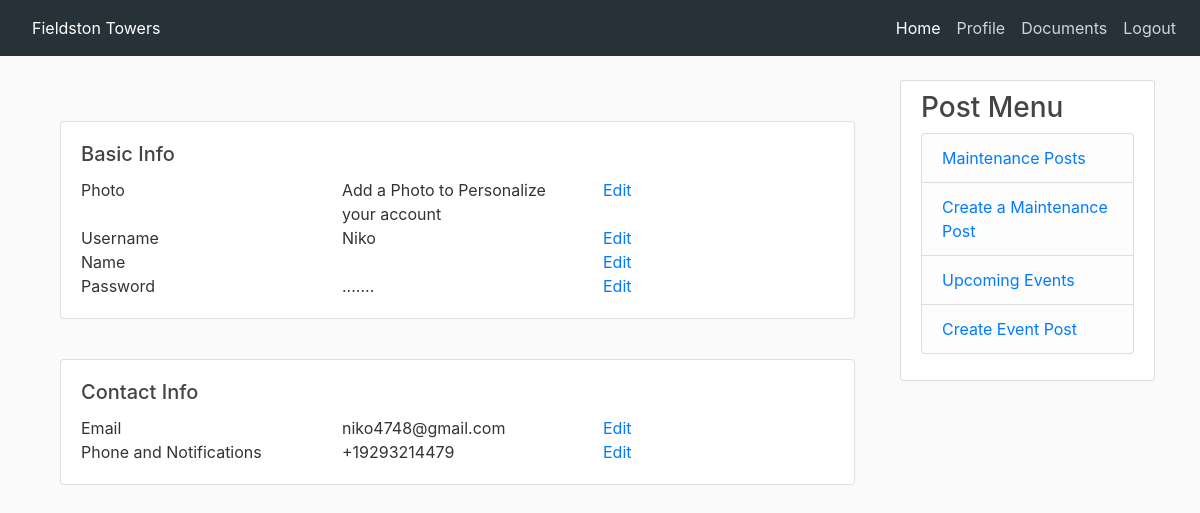
The page /edit_profile (signed in) on the database as committed earlier.
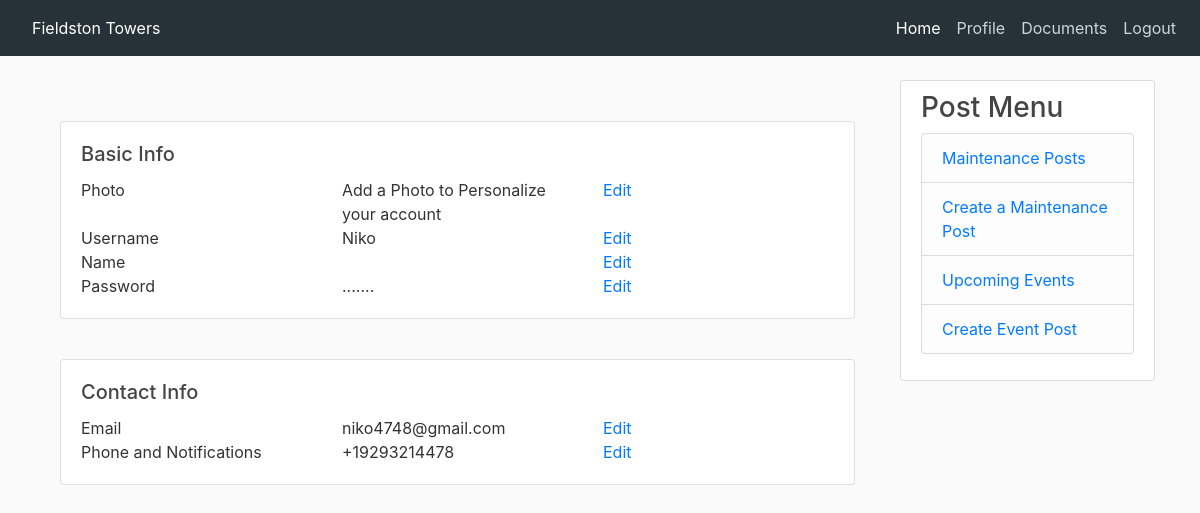
The same page on the database as committed later.
### app/models.py (models this page shows, shortened)
class User(UserMixin, db.Model):
    id = db.Column(db.Integer, primary_key=True)
    username = db.Column(db.String(20), unique=True, nullable=False)
    first_name = db.Column(db.String(60), nullable=False)
    last_name = db.Column(db.String(60), nullable=False)
    phone_number = db.Column(db.String())
    email = db.Column(db.String(120), unique=True, nullable=False)
    profile_img = db.Column(db.String(20), default='default.jpg')
    password_hash = db.Column(db.String(128), nullable=False)
    email_notification = db.Column(db.Boolean, default=False)
    text_notification = db.Column(db.Boolean, default=False)
    posts = db.relationship('CommunityBoard', backref='author', lazy=True)
    maintenances = db.relationship('Maintenance', backref='author', lazy=True)
    events = db.relationship('Event', backref='author', lazy=True)
    admin = db.Column(db.Boolean, default=False)

### app/routes.py (the view)
@app.route('/edit_profile', methods=['GET', 'POST'])
@login_required
def edit_profile():
    UsernameForm = EditUsernameForm()
    PictureForm = ChangeProfilePicture()
    NameForm = EditNameForm()
    PasswordForm = ChangePasswordForm()
    EmailForm = ChangeEmailForm()
    if PictureForm.validate_on_submit():
        if PictureForm.profile_img.data:
            print("In Pictore Submitted")
            picture_file = save_picture(PictureForm.profile_img.data, 0)
            current_user.profile_img = picture_file
            print(picture_file)
            db.session.commit()
    elif UsernameForm.validate_on_submit():
        print("Change Name")
        current_user.username = UsernameForm.username.data
        db.session.commit()
        flash('Your changes have been saved.')
    elif NameForm.validate_on_submit():
        print(NameForm.firstName.data)
        print(NameForm.lastName.data)
        current_user.first_name = NameForm.firstName.data
        current_user.last_name = NameForm.lastName.data
        db.session.commit()
    elif PasswordForm.validate_on_submit():
        print("Password Form")
        if current_user.check_password(PasswordForm.currentPassword.data):
            current_user.set_password(PasswordForm.password)
            db.session.commit()
    elif EmailForm.validate_on_submit():
        current_user.email = EmailForm.email.data
        db.session.commit()
    elif request.method == 'GET':
        UsernameForm.username.data = current_user.username
        NameForm.firstName.data = current_user.first_name
        NameForm.lastName.data = current_user.last_name
        EmailForm.email.data = current_user.email
    return render_template('edit_profile.html', PasswordForm=PasswordForm, UsernameForm=UsernameForm, NameForm=NameForm,
                           EmailForm=EmailForm, user=current_user, PictureForm=PictureForm)

### app/models.py (called while the page is built)
@login.user_loader
def load_user(id):
    return User.query.get(int(id))

### app/templates/edit_profile.html (shortened to what this page needs)
{% extends "base_login.html" %}
{% block content %}
<main class="container-fluid topSpace background-blue">
    <div class="container">
        <div class="card .settingCard">
            <div class="card-body">
                <h5 class="card-title">Basic Info</h5>
                <div class="row setting" id="Photo">
                    <div class="col-4">
                        Photo
                    </div>
                    <div class="col-4">
                        Add a Photo to Personalize your account
                    </div>
                    <div class="col-4 links">
                        <a href="#">Edit</a>
                    </div>
                </div>
                <div class="row setting" id="Username">
                    <div class="col-4">
                        Username
                    </div>
                    <div class="col-4">
                        {{user.username }}
                    </div>
                    <div class="col-4 links">
                        <a href="#">Edit</a>
                    </div>
                </div>
                <div class="row setting" id="name">
                    <div class="col-4">
                        Name
                    </div>
                    <div class="col-4">
                    </div>
                    <div class="col-4 links">
                        <a href="#">Edit</a>
                    </div>
                </div>
                <div class="row lastSetting" id="password">
                    <div class="col-4">
                        Password
                    </div>
                    <div class="col-4">
                        .......
                    </div>
                    <div class="col-4 links">
                        <a href="{{url_for('change_password')}}">Edit</a>
                    </div>
                </div>
            </div>
        </div>
        <div class="topSpace">
            <div class="card .settingCard">
                <div class="card-body">
                    <h5 class="card-title">Contact Info</h5>
                    <div class="row setting" id="email">
                        <div class="col-4">
                            Email
                        </div>
                        <div class="col-4">
                            {{user.email}}
                        </div>
                        <div class="col-4 links">
                            <a href="{{url_for('change_email')}}">Edit</a>
                        </div>
                    </div>
                    <div class="row lastSetting" id="phones">
                        <div class="col-4">
                            Phone and Notifications
                        </div>
                        <div class="col-4">
                            {{user.phone_number}}
                        </div>
                        <div class="col-4">
                            <a href="{{url_for('change_contact')}}">Edit</a>
                        </div>
                    </div>
                </div>
            </div>
        </div>
    </div>
</main>
{% endblock %}

Rows that differ between the two databases and show on the page:
changed User "Niko": phone_number "+19293214479" → "+19293214478"
